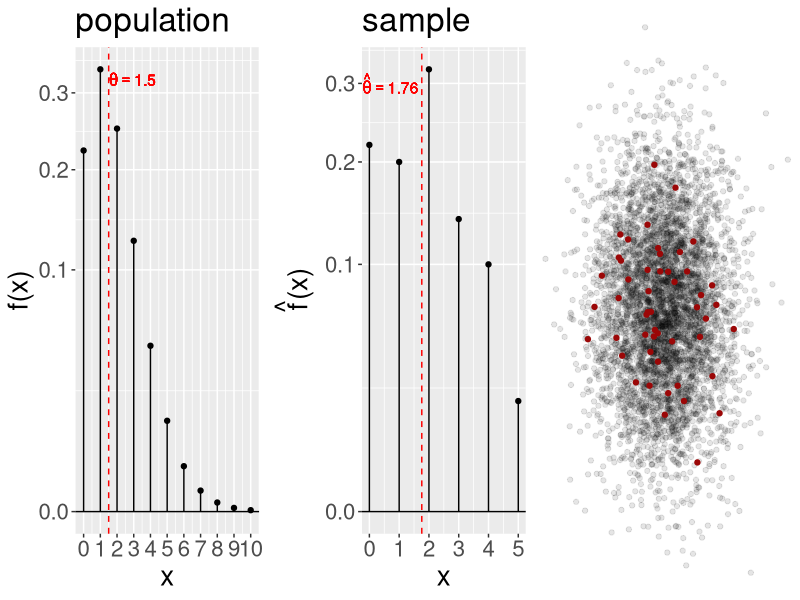
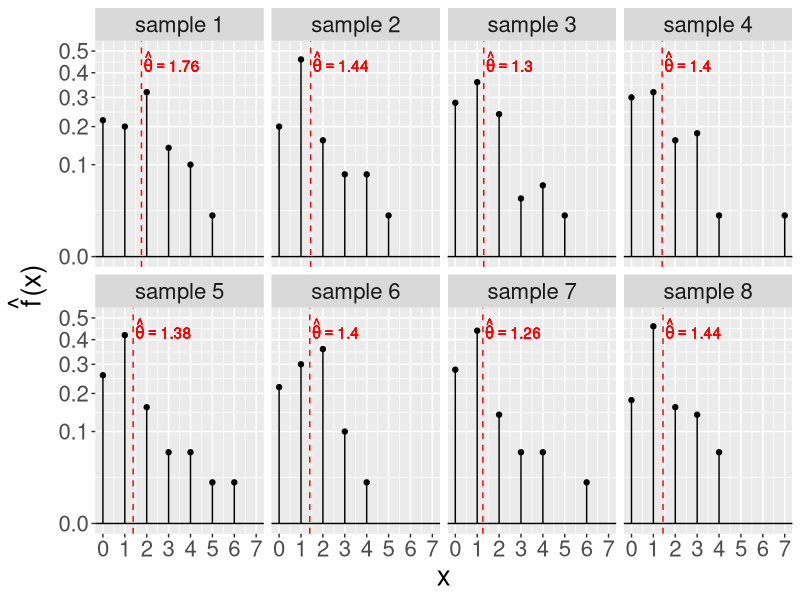
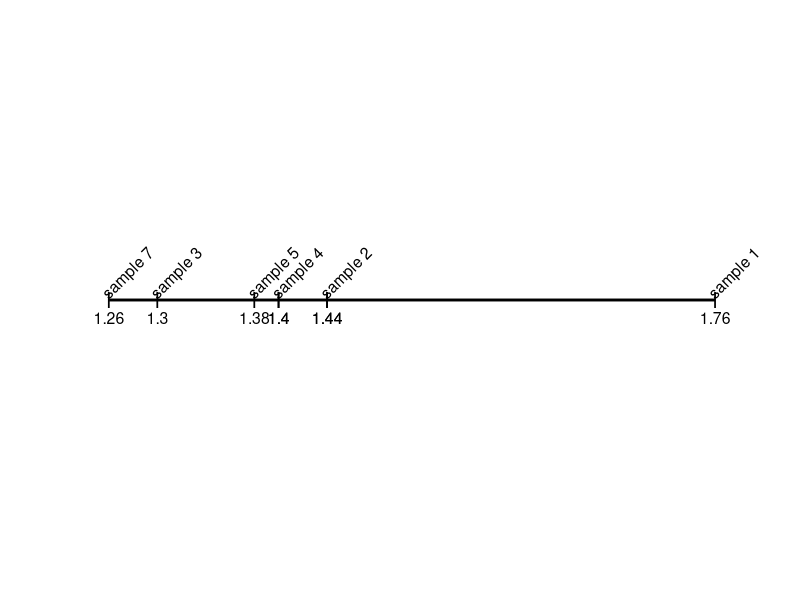
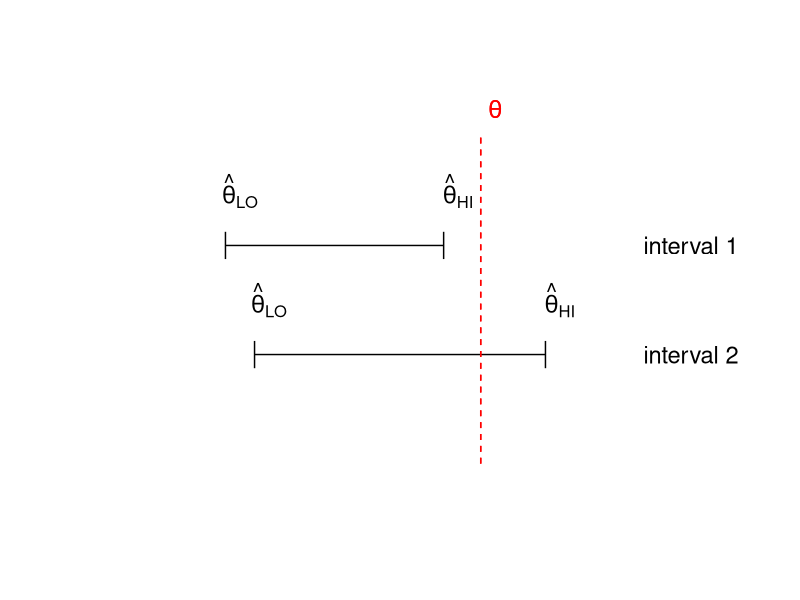
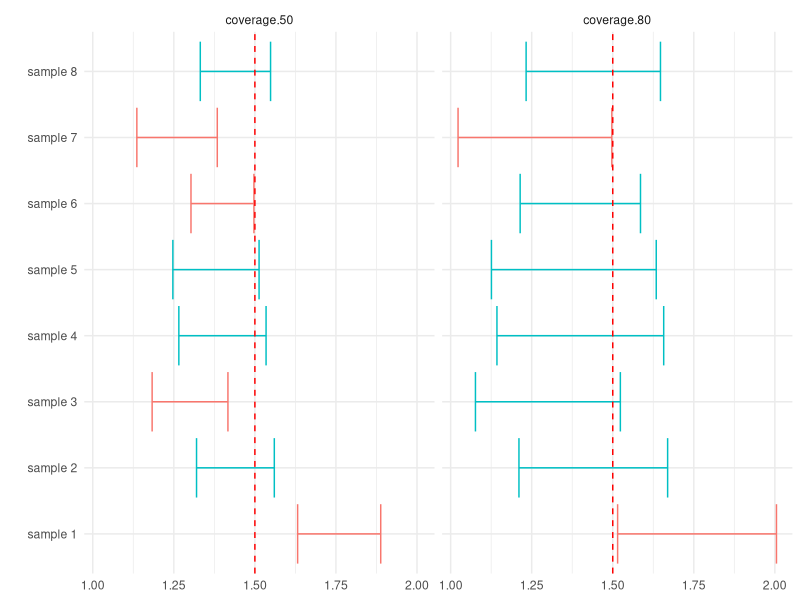
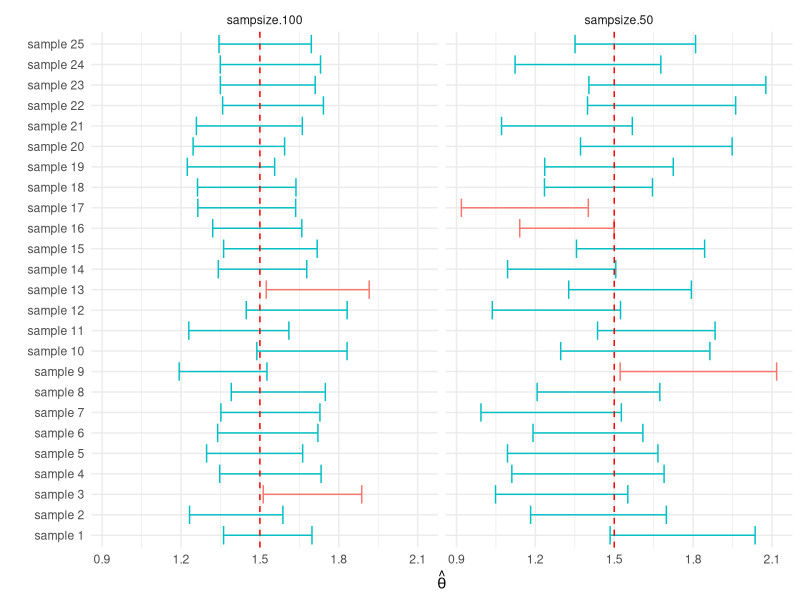
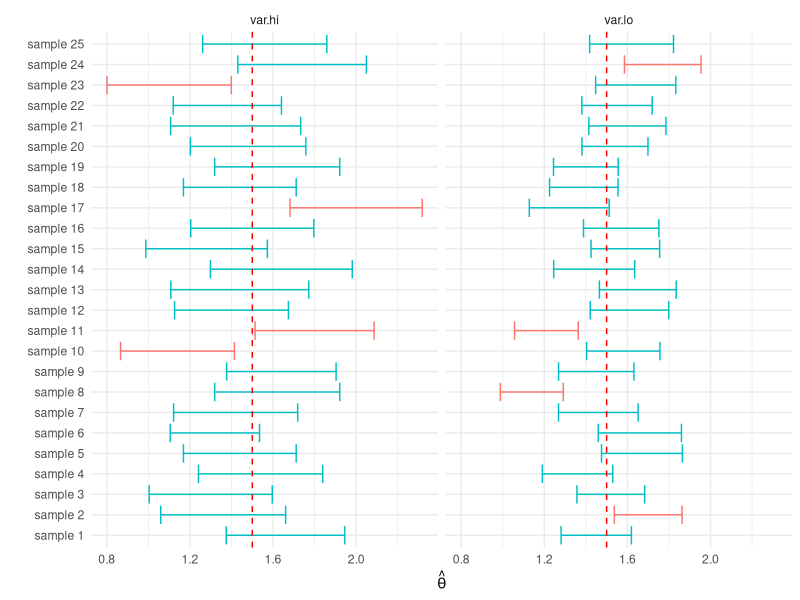

Write R code to recreate these figures, in order.
## ---- chunk 1
#| fig-width: 10
#| fig-height: 3
#| fig-cap: Estimate of the population mean (left) using the sample mean (right) of 50 independent observations.

library(tidyverse)
theme_set(theme(text = element_text(size = 20)))

fig_pop <- tibble(x = 0:10) %>%
  mutate(fx = dpois(x, lambda = 1.5)) %>%
  ggplot(aes(x = x, y = fx)) +
  geom_segment(aes(x = x, xend = x, y = 0, yend = fx)) +
  geom_point() +
  scale_x_continuous(breaks = 0:10) +
  scale_y_sqrt() +
  geom_vline(xintercept = 1.5,
             color = 'red', 
             linetype = 'dashed') +
  geom_text(aes(x = 1.5, 
                y = 0.32, 
                label = 'theta == 1.5',
                hjust = 0.1),
            parse = T,
            color = 'red',
            nudge_x = 0.3) +
  labs(y = 'f(x)',
       title = 'population') +
  geom_hline(yintercept = 0)

set.seed(111222)
nobs <- 50
samp <- rpois(nobs, lambda = 1.5)
fig_samp <- tibble(x = samp) %>%
  group_by(x) %>%
  count() %>%
  mutate(p = n/nobs) %>%
  ggplot(aes(x = x, y = p)) +
  geom_segment(aes(x = x, xend = x, y = 0, yend = p)) +
  geom_vline(xintercept = mean(samp),
             linetype = 'dashed',
             color = 'red') +
  
  geom_point() +
  scale_x_continuous(breaks = 0:10) +
  scale_y_sqrt() +
  geom_text(aes(x = mean(samp), 
                y = 0.3, 
                label = paste('hat(theta) == ', mean(samp)),
                hjust = 1),
            parse = T,
            color = 'red',
            nudge_x = -0.1) +
  labs(y = expr(paste(hat(f), '(x)', sep = '')),
       title = 'sample') +
  geom_hline(yintercept = 0)

pop_viz_df <- mvtnorm::rmvnorm(n = 5000, mean = rep(0, 2)) %>%
  as_tibble() %>%
  bind_cols(type = c(rep('nsamp', 5000 - nobs), rep('samp', nobs))) 

pop_viz <- pop_viz_df %>%
  ggplot(aes(x = V1, y = V2)) +
  geom_point(aes(alpha = type, color = type)) +
  theme_void() +
  guides(color = guide_none(), alpha = guide_none()) +
  scale_color_manual(values = c('#000000', '#9B0707'))

gridExtra::grid.arrange(fig_pop, fig_samp, pop_viz, nrow = 1)
## ---- chunk 2
#| fig-width: 10
#| fig-height: 6
#| fig-cap: Point estimates for the population mean (still $\theta = 1.5$) from six distinct samples.
set.seed(111222)
nobs <- 50
nsamp <- 8

sim_df <- tibble(id = paste('sample', 1:nsamp, sep = ' ')) %>%
  mutate(samp = map(id, ~ rpois(nobs, lambda = 1.5)),
         sampmean = map(samp, mean),
         sampvar = map(samp, var)) %>%
  unnest(c(samp, sampmean, sampvar)) %>%
  group_by(id, samp) %>%
  summarize(prop = n()/nobs, 
            sampmean = unique(sampmean),
            sampvar = unique(sampvar),
            .groups = 'drop')

sim_df %>%
  ggplot(aes(x = samp, y = prop)) +
  geom_point() +
  geom_segment(aes(x = samp, xend = samp, y = 0, yend = prop)) +
  geom_vline(aes(xintercept = sampmean),
             linetype = 'dashed',
             color = 'red') +
  geom_hline(yintercept = 0) +
  facet_wrap(~id, nrow = 2) +
  scale_x_continuous(breaks = 0:10) +
  scale_y_sqrt(limits = c(0, 0.5)) +
  geom_text(aes(x = sampmean, 
                y = 0.45, 
                label = paste('hat(theta) == ', sampmean),
                hjust = 0),
            parse = T,
            color = 'red',
            nudge_x = 0.1) +
  labs(x = 'x', 
       y = expr(paste(hat(f), '(x)', sep = '')))
## ---- chunk 3
#| fig-height: 1
#| fig-width: 8
#| fig-align: center
sim_df %>%
  group_by(id) %>%
  summarize(thetahat = unique(sampmean)) %>%
ggplot(aes(x=thetahat, y=0)) +
  geom_line(size=1) +
  geom_point(shape = 108, size = 5) +
  geom_text(aes(label=id),
            hjust=0, 
            angle = 45, 
            vjust=0, 
            check_overlap = T,
            size = 4)+
  geom_text(aes(label=round(thetahat, 2)),hjust=.5, vjust=2, size = 4) +
  theme_void()  +
  theme(axis.line.y=element_blank(),
          axis.text.y=element_blank(),
          axis.ticks.y=element_blank(),
          axis.title.y=element_blank(),
          panel.grid.minor.y=element_blank(),
          panel.grid.major.y=element_blank()) +
  xlim(c(1.2, 1.8))
## ---- chunk 4
#| fig-width: 8
#| fig-height: 3
#| fig-cap: Two hypothetical intervals -- interval 1 covers the parameter and interval 2 misses.
tibble(interval = paste('interval', 2:1, sep = ' '),
       lwr = c(1, 0.6), 
       upr = c(5, 3.6),
       pop = rep(4.11, 2),
       y = c(-0.2, 0.2)) %>%
  ggplot(aes(y = y)) +
  geom_errorbarh(aes(xmin = lwr, xmax = upr, height = 0.1)) +
  ylim(c(-1, 1)) + 
  xlim(c(-2, 8)) +
  geom_segment(aes(x = pop, xend = pop, y = -0.6, yend = 0.6),
               linetype = 'dashed', color = 'red') +
  geom_text(aes(x = pop, y = 0.5, label = 'theta'), 
            parse = T, 
            color = 'red', 
            nudge_x = 0.2, 
            nudge_y = 0.2,
            size = 6) +
   geom_text(aes(x = lwr, label = 'hat(theta)[LO]'), 
            parse = T, 
            nudge_x = 0.2, 
            nudge_y = 0.2,
            size = 6) +
   geom_text(aes(x = upr, label = 'hat(theta)[HI]'), 
            parse = T, 
            nudge_x = 0.2, 
            nudge_y = 0.2,
            size = 6) +
  theme_void() +
  geom_text(aes(x = 7, label = interval),
            size = 6)
## ---- chunk 5
#| echo: true
set.seed(111222)
n <- 50
x <- rpois(n, lambda = 1.5)
## ---- chunk 6
    #| echo: true
    c(mean(x), var(x))
## ---- chunk 7
    #| echo: true
    sqrt(var(x)/n)
## ---- chunk 8
    #| echo: true
    qt(0.025, df = n - 1, lower.tail = F)
## ---- chunk 9
    #| echo: true
    c(1.76 - 2.01*0.189, 1.76 + 2.01*0.189)
## ---- chunk 10
#| fig-cap: Calculated intervals with two coverages -- 50% intervals (left) and 80% intervals(right).
#| fig-width: 8
#| fig-height: 5

set.seed(111222)
nobs <- 50
nsamp <- 8

tibble(id = paste('sample', 1:nsamp, sep = ' ')) %>%
  mutate(samp = map(id, ~ rpois(nobs, lambda = 1.5)),
         ttest.lo = map(samp, ~t.test(.x, conf.level = 0.5)),
         ttest.hi = map(samp, ~t.test(.x, conf.level = 0.8)),
         coverage.50 = map(ttest.lo, ~.x$conf.int),
         coverage.80 = map(ttest.hi, ~.x$conf.int)) %>%
  select(id, contains('coverage')) %>%
  pivot_longer(-id) %>%
  unnest(value) %>%
  mutate(bound = rep(c('lwr', 'upr'), 8*2)) %>%
  pivot_wider(id_cols = c(id, name), 
              names_from = bound, 
              values_from = value) %>%
  mutate(covers = as.logical((lwr < 1.5)*(upr > 1.5))) %>%
  ggplot(aes(y = id)) +
  geom_errorbarh(aes(xmin = lwr, xmax = upr, color = covers)) +
  geom_vline(xintercept = 1.5, linetype = 'dashed', color = 'red') +
  theme_minimal() +
    facet_wrap(~name) +
  labs(y = '') +
  guides(color = guide_none())
## ---- chunk 11
set.seed(111222)
nobs <- 50
nsamp <- 25

tibble(id = paste('sample', 1:nsamp, sep = ' '),
       idnum = 1:nsamp) %>%
  mutate(sampsize.50 = map(id, ~ rpois(nobs, lambda = 1.5)),
         sampsize.100 = map(id, ~ rpois(2*nobs, lambda = 1.5))) %>%
  pivot_longer(contains('sampsize'), values_to = 'data') %>%
  mutate(ttest = map(data, ~t.test(.x, conf.level = 0.85)),
         ci = map(ttest, ~.x$conf.int)) %>%
  unnest(ci) %>%
  mutate(bound = rep(c('lwr', 'upr'), nsamp*2)) %>%
  pivot_wider(id_cols = c(id, idnum, name), 
              names_from = bound, 
              values_from = ci) %>%
  mutate(covers = as.logical((lwr < 1.5)*(upr > 1.5))) %>%
  ggplot(aes(y = reorder(id, idnum))) +
  geom_errorbarh(aes(xmin = lwr, xmax = upr, color = covers)) +
  geom_vline(xintercept = 1.5, linetype = 'dashed', color = 'red') +
  theme_minimal() +
    facet_wrap(~name) +
  labs(y = '', x = expr(hat(theta))) +
  guides(color = guide_none())

## ---- chunk 12
set.seed(111222)
nobs <- 50
nsamp <- 25

tibble(id = paste('sample', 1:nsamp, sep = ' '),
       idnum = 1:nsamp) %>%
  mutate(var.hi = map(id, ~ rpois(nobs, lambda = 1.5) + 
                        round(rnorm(nobs, 0, 0.5))),
         var.lo = map(id, ~ rpois(2*nobs, lambda = 1.5))) %>%
  pivot_longer(contains('var'), values_to = 'data') %>%
  mutate(ttest = map(data, ~t.test(.x, conf.level = 0.85)),
         ci = map(ttest, ~.x$conf.int)) %>%
  unnest(ci) %>%
  mutate(bound = rep(c('lwr', 'upr'), nsamp*2)) %>%
  pivot_wider(id_cols = c(id, idnum, name), 
              names_from = bound, 
              values_from = ci) %>%
  mutate(covers = as.logical((lwr < 1.5)*(upr > 1.5))) %>%
  ggplot(aes(y = reorder(id, idnum))) +
  geom_errorbarh(aes(xmin = lwr, xmax = upr, color = covers)) +
  geom_vline(xintercept = 1.5, linetype = 'dashed', color = 'red') +
  theme_minimal() +
    facet_wrap(~name) +
  labs(y = '', x = expr(hat(theta))) +
  guides(color = guide_none())
